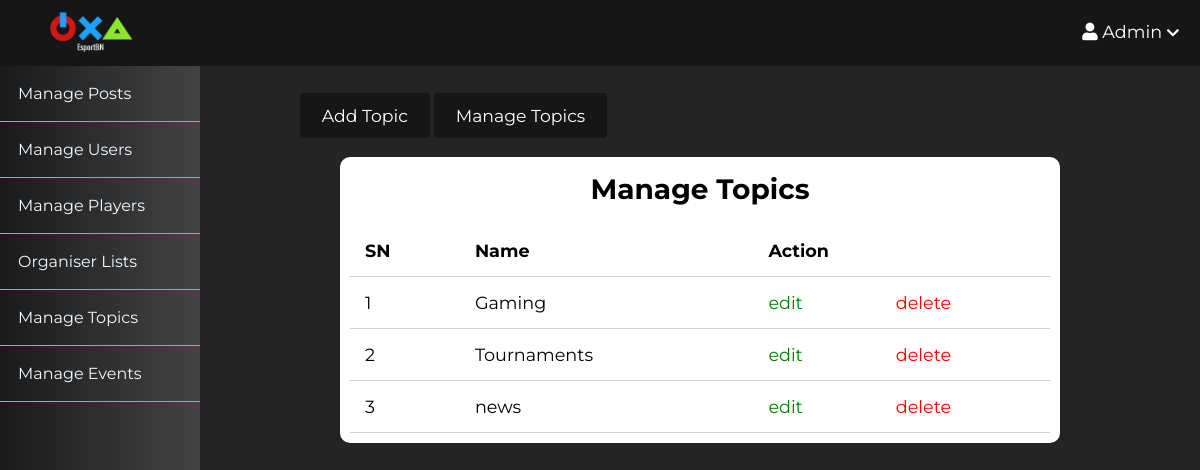
The page /admin/topics/index.php (signed in) on the database its author committed.
### tables this page shows
CREATE TABLE `topics` (
  `id` int(11) NOT NULL,
  `name` varchar(100) NOT NULL,
  `description` text NOT NULL
);

### app/controllers/topics.php (called while the page is built, shortened)
<?php
include(ROOT_PATH . "/app/database/db.php");
$table = 'topics';
$topics = selectAll($table);

### app/database/db.php (called while the page is built, shortened)
<?php
require('connect.php');
function selectAll($table, $conditions = [])
{
    global $conn;
    $sql = "SELECT * FROM $table";
    if (empty($conditions)) {
        $stmt = $conn->prepare($sql);
        $stmt->execute();
        $records = $stmt->get_result()->fetch_all(MYSQLI_ASSOC);
        return $records;
    }
}

### admin/topics/index.php (the view, shortened to what this page needs)
<?php include(ROOT_PATH . "/app/controllers/topics.php");
?>
<!DOCTYPE html>
<html lang="en">
    <head>
        <link rel="stylesheet"
            href="https://use.fontawesome.com/releases/v5.7.2/css/all.css"
>
        <link rel="stylesheet" href="../../assets/css/style.css">
        <link rel="stylesheet" href="../../assets/css/admin.css">
    </head>
    <body>
    <?php include(ROOT_PATH . "/app/includes/adminHeader.php"); ?>
        <div class="admin-wrapper">
        <?php include(ROOT_PATH . "/app/includes/adminSidebar.php"); ?>
            <div class="admin-content">
                <div class="button-group">
                    <a href="create.php" class="btn btn-big">Add Topic</a>
                    <a href="index.php" class="btn btn-big">Manage Topics</a>
                </div>
                <div class="content">
                    <h2 class="page-title">Manage Topics</h2>
                    <table>
                        <thead>
                            <th>SN</th>
                            <th>Name</th>
                            <th colspan="2">Action</th>
                        </thead>
                        <tbody>
                            <?php foreach ($topics as $key => $topic): ?>
                               <tr>
                                    <td><?php echo $key + 1; ?></td>
                                    <td><?php echo $topic['name']; ?></td>
                                    <td><a href="edit.php?id=<?php echo $topic['id']; ?>" class="edit">edit</a></td>
                                    <td><a href="index.php?del_id=<?php echo $topic['id']; ?>" class="delete">delete</a></td>
                                </tr>
                            <?php endforeach; ?>
                        </tbody>
                    </table>
                </div>
            </div>
        </div>
    </body>
</html>

### assets/css/style.css (style rules this page uses)
* { box-sizing: border-box; }
html, body { height: 100%; padding: 0px; margin: 0px; background: #242424; font-family: "Montserrat", serif ; }
h2, h3, h4, h5, h6 { font-family: "Montserrat", serif; color: black; margin: 5px; }
a { text-decoration: none; color: inherit; }
.btn { padding: 0rem 1rem; background: #161616; color: white; border: 1px solid transparent; border-radius: 0.25rem; font-size: 1.08em; font-family: "Montserrat", sans-serif; }
.btn-big { padding: 0.7rem 1.3rem; line-height: 1.3rem; }
.content { width: 90%; margin: 30px auto 30px; background: white; border-radius: 10px; padding : 10px; }

### assets/css/admin.css (style rules this page uses)
.admin-wrapper { display: flex; height: calc(100% - 66px); }
.admin-wrapper .admin-content { flex: 8; height: 100%; padding: 40px 100px 100px; overflow-y: scroll; }
.admin-content .page-title { color: black; font-size: 28px; text-align: center; margin-bottom: 1.2rem; }
table { width: 100%; border-collapse: collapse; font-size: 1.1rem; }
th, td { padding: 15px; text-align: left; border-bottom: 1px solid #d3d3d3; }
.edit { color: green; }
.delete { color: red; }

### rows shown on the page
topics: name "Gaming"
topics: name "Tournaments"
topics: name "news"

### other values the page prints
$_SESSION['username'] "Admin"
